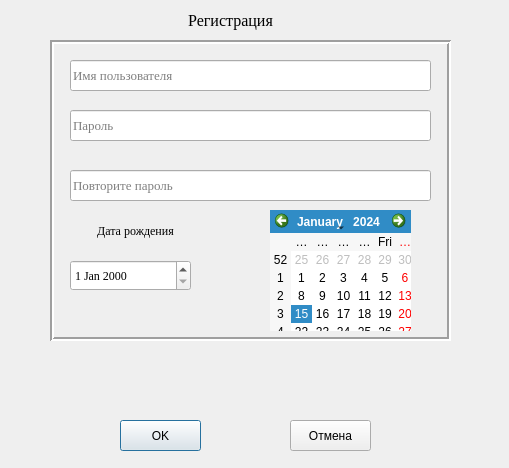
<?xml version="1.0" encoding="UTF-8"?>
<ui version="4.0">
 <class>Dialog</class>
 <widget class="QDialog" name="Dialog">
  <property name="geometry">
   <rect>
    <x>0</x>
    <y>0</y>
    <width>509</width>
    <height>468</height>
   </rect>
  </property>
  <property name="windowTitle">
   <string>Регистрация</string>
  </property>
  <widget class="QLabel" name="label">
   <property name="geometry">
    <rect>
     <x>80</x>
     <y>10</y>
     <width>301</width>
     <height>21</height>
    </rect>
   </property>
   <property name="font">
    <font>
     <family>Times New Roman</family>
     <pointsize>12</pointsize>
     <weight>50</weight>
     <bold>false</bold>
    </font>
   </property>
   <property name="frameShadow">
    <enum>QFrame::Sunken</enum>
   </property>
   <property name="text">
    <string>Регистрация</string>
   </property>
   <property name="alignment">
    <set>Qt::AlignCenter</set>
   </property>
  </widget>
  <widget class="QFrame" name="frame">
   <property name="geometry">
    <rect>
     <x>50</x>
     <y>40</y>
     <width>401</width>
     <height>301</height>
    </rect>
   </property>
   <property name="frameShape">
    <enum>QFrame::Box</enum>
   </property>
   <property name="frameShadow">
    <enum>QFrame::Sunken</enum>
   </property>
   <property name="lineWidth">
    <number>2</number>
   </property>
   <property name="midLineWidth">
    <number>0</number>
   </property>
   <widget class="QLineEdit" name="lineEdit">
    <property name="geometry">
     <rect>
      <x>20</x>
      <y>20</y>
      <width>361</width>
      <height>31</height>
     </rect>
    </property>
    <property name="font">
     <font>
      <family>Times New Roman</family>
      <pointsize>10</pointsize>
     </font>
    </property>
    <property name="text">
     <string/>
    </property>
    <property name="placeholderText">
     <string>Имя пользователя</string>
    </property>
   </widget>
   <widget class="QLineEdit" name="lineEdit_2">
    <property name="geometry">
     <rect>
      <x>20</x>
      <y>70</y>
      <width>361</width>
      <height>31</height>
     </rect>
    </property>
    <property name="font">
     <font>
      <family>Times New Roman</family>
      <pointsize>10</pointsize>
     </font>
    </property>
    <property name="text">
     <string/>
    </property>
    <property name="placeholderText">
     <string>Пароль</string>
    </property>
   </widget>
   <widget class="QLineEdit" name="lineEdit_3">
    <property name="geometry">
     <rect>
      <x>20</x>
      <y>130</y>
      <width>361</width>
      <height>31</height>
     </rect>
    </property>
    <property name="font">
     <font>
      <family>Times New Roman</family>
      <pointsize>10</pointsize>
     </font>
    </property>
    <property name="text">
     <string/>
    </property>
    <property name="placeholderText">
     <string>Повторите пароль</string>
    </property>
   </widget>
   <widget class="QDateEdit" name="dateEdit">
    <property name="geometry">
     <rect>
      <x>20</x>
      <y>220</y>
      <width>121</width>
      <height>31</height>
     </rect>
    </property>
    <property name="font">
     <font>
      <family>Times New Roman</family>
      <pointsize>9</pointsize>
     </font>
    </property>
   </widget>
   <widget class="QLabel" name="label_2">
    <property name="geometry">
     <rect>
      <x>30</x>
      <y>180</y>
      <width>111</width>
      <height>21</height>
     </rect>
    </property>
    <property name="font">
     <font>
      <family>Times New Roman</family>
     </font>
    </property>
    <property name="text">
     <string>Дата рождения</string>
    </property>
    <property name="alignment">
     <set>Qt::AlignCenter</set>
    </property>
   </widget>
   <widget class="QCalendarWidget" name="calendarWidget">
    <property name="geometry">
     <rect>
      <x>220</x>
      <y>170</y>
      <width>141</width>
      <height>121</height>
     </rect>
    </property>
   </widget>
  </widget>
  <widget class="QPushButton" name="pushButton">
   <property name="geometry">
    <rect>
     <x>120</x>
     <y>420</y>
     <width>81</width>
     <height>31</height>
    </rect>
   </property>
   <property name="text">
    <string>OK</string>
   </property>
  </widget>
  <widget class="QPushButton" name="pushButton_2">
   <property name="geometry">
    <rect>
     <x>290</x>
     <y>420</y>
     <width>81</width>
     <height>31</height>
    </rect>
   </property>
   <property name="text">
    <string>Отмена</string>
   </property>
  </widget>
  <widget class="QLabel" name="label_3">
   <property name="geometry">
    <rect>
     <x>70</x>
     <y>365</y>
     <width>371</width>
     <height>31</height>
    </rect>
   </property>
   <property name="font">
    <font>
     <family>Times New Roman</family>
     <pointsize>10</pointsize>
    </font>
   </property>
   <property name="text">
    <string/>
   </property>
   <property name="alignment">
    <set>Qt::AlignCenter</set>
   </property>
  </widget>
 </widget>
 <resources/>
 <connections>
  <connection>
   <sender>calendarWidget</sender>
   <signal>clicked(QDate)</signal>
   <receiver>dateEdit</receiver>
   <slot>setDate(QDate)</slot>
   <hints>
    <hint type="sourcelabel">
     <x>280</x>
     <y>271</y>
    </hint>
    <hint type="destinationlabel">
     <x>183</x>
     <y>273</y>
    </hint>
   </hints>
  </connection>
  <connection>
   <sender>dateEdit</sender>
   <signal>dateChanged(QDate)</signal>
   <receiver>calendarWidget</receiver>
   <slot>setSelectedDate(QDate)</slot>
   <hints>
    <hint type="sourcelabel">
     <x>184</x>
     <y>283</y>
    </hint>
    <hint type="destinationlabel">
     <x>284</x>
     <y>289</y>
    </hint>
   </hints>
  </connection>
 </connections>
</ui>
